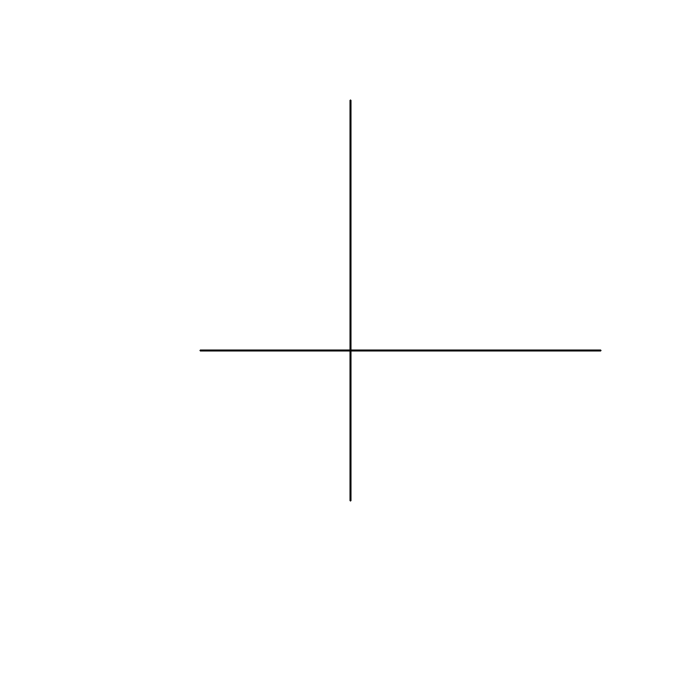
Frame 1 (no input)
Frame 60 (the mouse pressed at the canvas centre just before this capture): identical to frame 1, image omitted
Frame 120 (the mouse held since frame 60 and released just before this capture): identical to frame 1, image omitted

The Processing sketch that drew this single still picture (run headless with seeded random() and noise(); from frame 60 on, the mouse is pressed at the canvas centre):

// Processing sketch: PUNTO_10
// ── PUNTO_10.pde
Punto a,b,c,d;
Vector ab,da,bc,cd,ac;

float ax=-1;
float ay=-2;
float bx=4;
float by=-1;
float cx=5;
float cy=2;
float escala=40;

void setup() {
  size(700, 700);
  
// Define los puntos de los vectores
a = new Punto((width/2)+ax*escala, (height/2)-ay*escala);
b = new Punto((width/2)+bx*escala, (height/2)-by*escala);
c = new Punto((width/2)+cx*escala, (height/2)-cy*escala);
float dx = b.x + (c.x - b.x) - (b.x - a.x);
float dy = b.y + (c.y - b.y) - (b.y - a.y);
d= new Punto(dx, dy);
 
// Define los vectores que forman el paralelogramo
ab = new Vector(a, b);
bc = new Vector(b, c);
cd=new Vector(c,d);
da=new Vector(d,a);
  
 
}

void draw() {
  background(255);
  strokeWeight(2);
  stroke(0);
  line(200, height/2, 600, height/2); 
  line(width/2, 100, width/2, 500); 

 
 
}


void drawVector(PVector start, PVector vec) {
  stroke(0);
  strokeWeight(2);
  line(start.x, start.y, start.x + vec.x, start.y + vec.y);
}

// ── Punto.pde
class Punto {
  float x;
  float y;
  
  Punto(float x, float y) {
    this.x = x;
    this.y = y;
  }
  
  void escalar(float escala) {
    x *= escala;
    y *= escala;
  }
  
  void trasladar(float tx, float ty) {
    x += tx;
    y += ty;
  }
}

// ── Vector.pde
class Vector {
  Punto origen;
  Punto destino;
  
  Vector(Punto origen, Punto destino) {
    this.origen = origen;
    this.destino = destino;
  }
  
  Vector sumar(Vector otro) {
    float nuevoX = this.destino.x + otro.destino.x - otro.origen.x;
    float nuevoY = this.destino.y + otro.destino.y - otro.origen.y;
    return new Vector(this.origen, new Punto(nuevoX, nuevoY));
  }
  
    Vector restar(Vector otro) {
    float nuevoX = this.destino.x - otro.destino.x + otro.origen.x;
    float nuevoY = this.destino.y - otro.destino.y+ otro.origen.y;
    return new Vector(this.origen, new Punto(nuevoX, nuevoY));
  }
  
  
  
  
  
  
  
  
  
  
}
